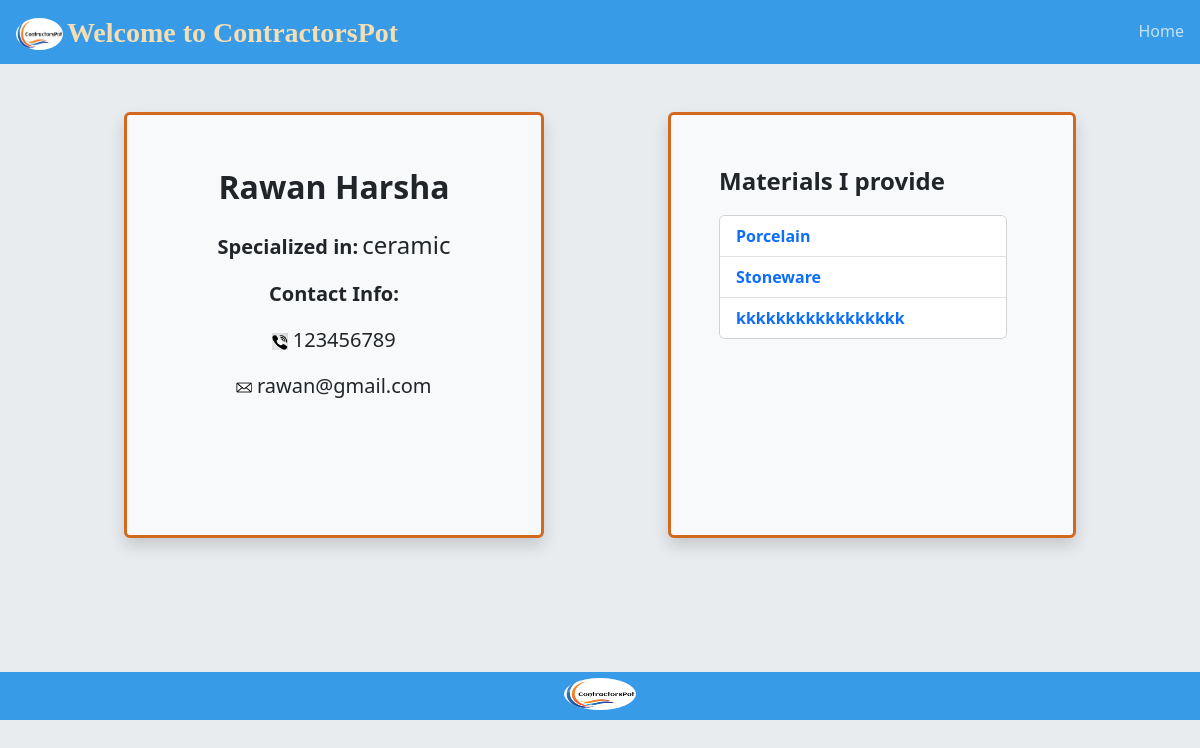
The page /contractordetails/2 on the database as committed earlier.
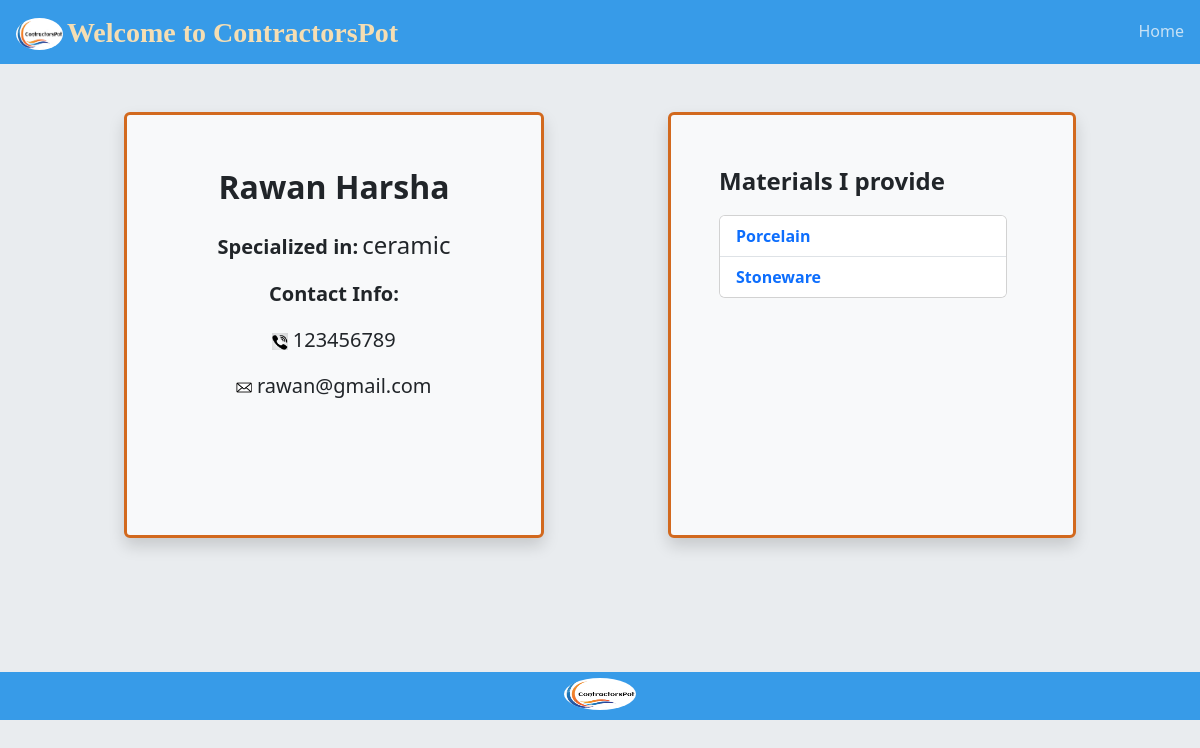
The same page on the database as committed later.
### app1/models.py (models this page shows)
class Material(models.Model):
    name = models.CharField(max_length=255)
    description = models.CharField(max_length=255)
    specifications = models.CharField(max_length=255)
    added_by = models.ForeignKey(Contractor, related_name="materials", on_delete = models.CASCADE)
    created_at = models.DateTimeField(auto_now_add=True)
    updated_at = models.DateTimeField(auto_now=True)

### app1/views.py (the view)
# urls.py: path('contractordetails/<int:contractor_id>',views.contractordetails),
def contractordetails(request, contractor_id):
    context={
        'contractor': Contractor.objects.get(id = contractor_id),
        'all_materials': Material.objects.all(),
        'materials': Material.objects.filter(added_by = Contractor.objects.get(id = contractor_id)),
    }
    return render(request, 'contractordetails.html', context)

### app1/templates/contractordetails.html (shortened to what this page needs)
<!DOCTYPE html>
<html lang="en">
<head>
    {% load static %}
    <link rel="stylesheet" href="{% static 'css/style.css' %}">
    <link href="https://cdn.jsdelivr.net/npm/bootstrap@5.3.0/dist/css/bootstrap.min.css" rel="stylesheet">
</head>
<body class="bg-body-secondary">
    <header>
        <div class="lefthead">
            <img class="headerimg" src="{% static 'img\logo.PNG' %}" alt="logo image">
            <p class="welcom fs-3 text-body-Light">Welcome to ContractorsPot</p>
        </div>
        {% if 'contractor_id' not in request.session%}
        <div class="righthead">
            <a href="/" class="text-decoration-none fs-6 text-light text-opacity-75">Home</a>
        </div>
        {% else %}
        <div class="righthead">
            <a href="/contractors" class="text-decoration-none fs-6 text-light text-opacity-75">Home | </a>
            <a href="/logout" class="text-decoration-none fs-6 text-light text-opacity-75">Log out</a>
        </div>
        {% endif %}
    </header>
    {% if 'contractor_id' not in request.session or contractor.id != request.session.contractor_id %}
    <div class="containerinfo">
        <div class="cinfo p-3 pt-5 shadow mb-5 mt-5 bg-body-tertiary rounded text-center">
            <p class="fw-bold fs-2">{{contractor.first_name}} {{contractor.last_name}}</p>
            <p><span class="fw-bold fs-5">Specialized in:</span> <span class="fs-4">{{contractor.spcialized_in}}</span></p>
            <p class="fw-bold fs-5">Contact Info: </p>
            <p class="fs-5"><img class="icon" src="{% static 'img\phone1.PNG' %}" alt="phone">   {{contractor.phone_num}}</p>
            <p class="fs-5"><img class="icon" src="{% static 'img\email.PNG' %}" alt="email">   {{contractor.email}}</p>
        </div>
        <div class="materials p-3 pt-5 ps-5 shadow mb-5 mt-5 bg-body-tertiary rounded">
            <p class="fw-bold fs-4">Materials I provide</p>
            <div class="card" style="width: 18rem;">
                <ul class="list-group list-group-flush">
                    {% for material in materials %}
                    <li class="list-group-item"><a href="/materialdetails/{{material.id}}/{{contractor.id}}" class="text-decoration-none fw-bold">{{ material.name }}</a></li>
                    {% endfor %}
                </ul>
              </div>
        </div>
    </div>
    {% endif %}
    <footer class="text-center">
        <img class="footerimg" src="{% static 'img\logo.PNG' %}" alt="logo image">
    </footer>
</body>

Rows that differ between the two databases and show on the page:
removed Material: name "kkkkkkkkkkkkkkkkk"
